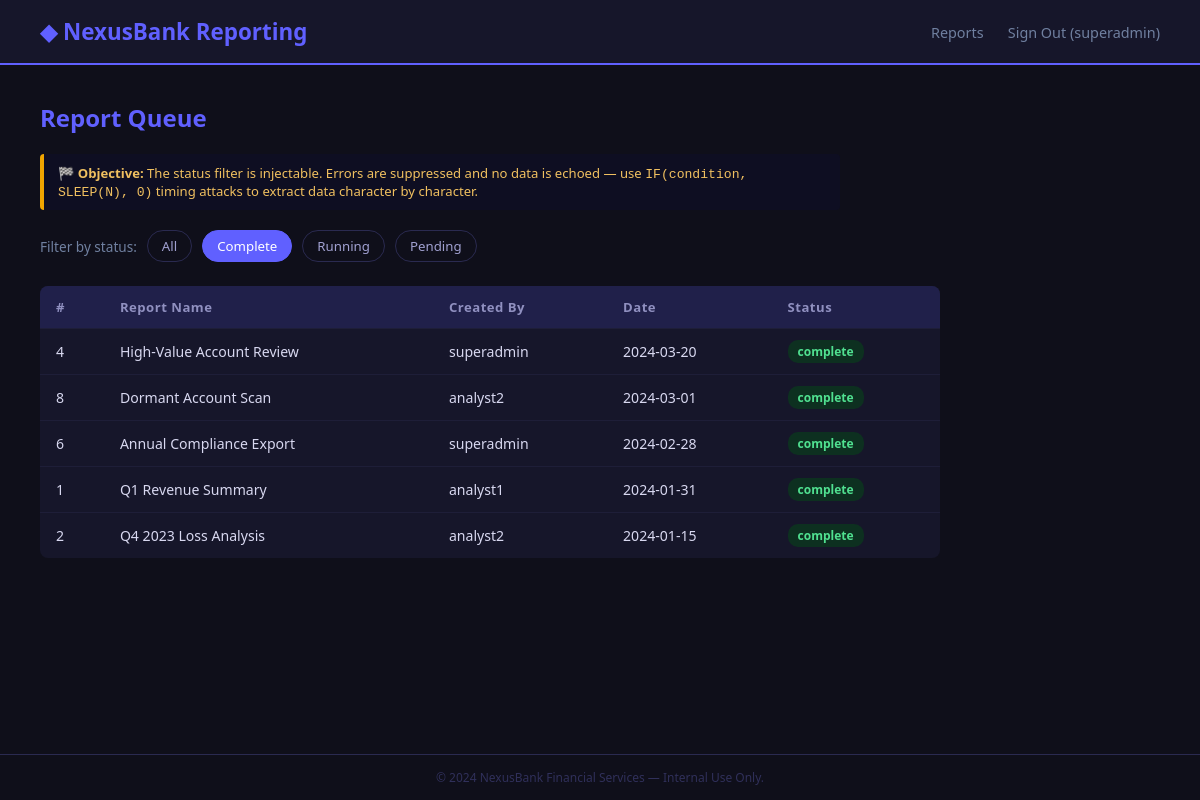
Page /app2/src/reports.php?status=complete (signed in) on the committed database.
### tables this page shows
CREATE TABLE reports (
  id          INT AUTO_INCREMENT PRIMARY KEY,
  report_name VARCHAR(100) NOT NULL,
  created_by  VARCHAR(80)  NOT NULL,
  created_at  DATETIME     NOT NULL DEFAULT CURRENT_TIMESTAMP,
  status      VARCHAR(20)  NOT NULL DEFAULT 'pending',
  parameters  TEXT
);

### app2/src/reports.php (the view, shortened to what this page needs)
<?php
require 'config.php';
$statusFilter = $_GET['status'] ?? 'all';
$rows = [];
try {
    if ($statusFilter === 'all') {
        $stmt = $pdo->query("SELECT id, report_name, created_by, DATE(created_at) AS date, status FROM reports ORDER BY created_at DESC");
    } else {
        $sql  = "SELECT id, report_name, created_by, DATE(created_at) AS date, status FROM reports WHERE status = '$statusFilter' ORDER BY created_at DESC";
        $stmt = $pdo->query($sql);
    }
    $rows = $stmt->fetchAll(PDO::FETCH_ASSOC);
} catch (PDOException $e) {
    $rows = [];
}
?>
<!DOCTYPE html>
<html lang="en">
<head>
</head>
<body>
<header>
  <div class="logo">&#9670; NexusBank Reporting</div>
  <nav>
    <a href="reports.php">Reports</a>
    <a href="logout.php">Sign Out (<?= htmlspecialchars($_SESSION['username']) ?>)</a>
  </nav>
</header>
<div class="main">
  <h2>Report Queue</h2>
  <div class="objective">&#127937; <strong>Objective:</strong> The status filter is injectable. Errors are suppressed and no data is echoed — use <code>IF(condition, SLEEP(N), 0)</code> timing attacks to extract data character by character.</div>
  <div class="filters">
    <span>Filter by status:</span>
    <a href="reports.php?status=all"      class="<?= $statusFilter==='all'     ?'active':'' ?>">All</a>
    <a href="reports.php?status=complete" class="<?= $statusFilter==='complete'?'active':'' ?>">Complete</a>
    <a href="reports.php?status=running"  class="<?= $statusFilter==='running' ?'active':'' ?>">Running</a>
    <a href="reports.php?status=pending"  class="<?= $statusFilter==='pending' ?'active':'' ?>">Pending</a>
  </div>
  <table>
    <thead>
      <tr><th>#</th><th>Report Name</th><th>Created By</th><th>Date</th><th>Status</th></tr>
    </thead>
    <tbody>
    <?php foreach ($rows as $r): ?>
      <tr>
        <td><?= (int)$r['id'] ?></td>
        <td><?= htmlspecialchars($r['report_name']) ?></td>
        <td><?= htmlspecialchars($r['created_by']) ?></td>
        <td><?= htmlspecialchars($r['date']) ?></td>
        <td><span class="badge <?= htmlspecialchars($r['status']) ?>"><?= htmlspecialchars($r['status']) ?></span></td>
      </tr>
    <?php endforeach; ?>
    </tbody>
  </table>
</div>
<footer>&copy; 2024 NexusBank Financial Services — Internal Use Only.</footer>
</body>
</html>

### app2/src/reports.php (style rules this page uses)
* { box-sizing:border-box;margin:0;padding:0 }
body { font-family:'Segoe UI',Arial,sans-serif;background:#0f0f1a;color:#d8d8f0;min-height:100vh;display:flex;flex-direction:column }
header { background:#16162a;padding:16px 40px;display:flex;align-items:center;justify-content:space-between;border-bottom:2px solid #6060ff }
.logo { font-size:1.4rem;font-weight:700;color:#6060ff }
nav a { color:#7080a0;text-decoration:none;margin-left:20px;font-size:0.9rem }
.main { flex:1;padding:36px 40px }
h2 { color:#6060ff;margin-bottom:20px }
.objective { background:#0e0e22;border-left:4px solid #f0a500;padding:10px 14px;margin-bottom:20px;font-size:0.82rem;color:#f0c060;border-radius:4px;max-width:800px }
.filters { display:flex;gap:10px;margin-bottom:24px;flex-wrap:wrap;align-items:center }
.filters span { font-size:0.85rem;color:#7080a0 }
.filters a { padding:6px 14px;border:1px solid #2a2a50;border-radius:20px;text-decoration:none;color:#a0a0d0;font-size:0.83rem }
.filters a.active,.filters a:hover { background:#6060ff;color:#fff;border-color:#6060ff }
table { width:100%;border-collapse:collapse;background:#16162a;border-radius:8px;overflow:hidden;max-width:900px }
th { background:#20204a;padding:12px 16px;text-align:left;font-size:0.82rem;color:#9090c0;letter-spacing:.5px }
td { padding:11px 16px;font-size:0.88rem;border-top:1px solid #1e1e38 }
.badge { display:inline-block;padding:3px 10px;border-radius:10px;font-size:0.75rem;font-weight:600 }
.badge.complete { background:#0d3020;color:#50e090 }
footer { text-align:center;padding:14px;font-size:0.75rem;color:#30305a;border-top:1px solid #2a2a50 }

### rows in the picture
reports: id "4", report_name "High-Value Account Review", created_by "superadmin", date "2024-03-20", status "complete"
reports: id "8", report_name "Dormant Account Scan", created_by "analyst2", date "2024-03-01", status "complete"
reports: id "6", report_name "Annual Compliance Export", created_by "superadmin", date "2024-02-28", status "complete"
reports: id "1", report_name "Q1 Revenue Summary", created_by "analyst1", date "2024-01-31", status "complete"
reports: id "2", report_name "Q4 2023 Loss Analysis", created_by "analyst2", date "2024-01-15", status "complete"

### other values in the picture
$_SESSION['username'] "superadmin"
